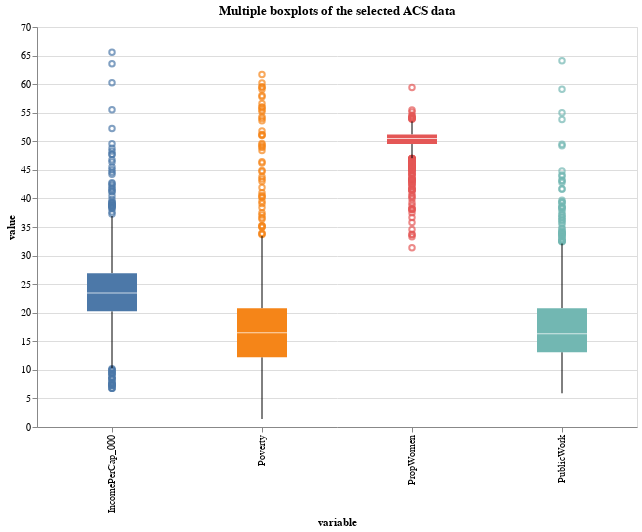

Here is the notebook cell this chart was saved with:
### Markdown cell above
### Visualise the data

### Code cell
#| code-summary: 'Plot multiple boxplots of the data'
alt.Chart(v_sample.melt()).mark_boxplot(size=50).encode(
    x='variable',
    y='value',
    color=alt.Color('variable', legend=None)
).properties(
    height=400,
    width=600,
    title='Multiple boxplots of the selected ACS data'
)

### Figure 1 — Vega-Lite specification as saved in the notebook (floating-point values rounded to 4 significant figures; data arrays with more than 128 entries replaced by an {"elided": "..."} marker saying what was removed)
{"config": {"view": {"continuousWidth": 400, "continuousHeight": 300}}, "data": {"name": "data-a0eddd2771b80aac050f759d8f3412ef"}, "mark": {"type": "boxplot", "size": 50}, "encoding": {"color": {"field": "variable", "legend": null, "type": "nominal"}, "x": {"field": "variable", "type": "nominal"}, "y": {"field": "value", "type": "quantitative"}}, "height": 400, "title": "Multiple boxplots of the selected ACS data", "width": 600, "$schema": "https://vega.github.io/schema/vega-lite/v4.17.0.json", "datasets": {"data-a0eddd2771b80aac050f759d8f3412ef": {"elided": "5000 records"}}}
